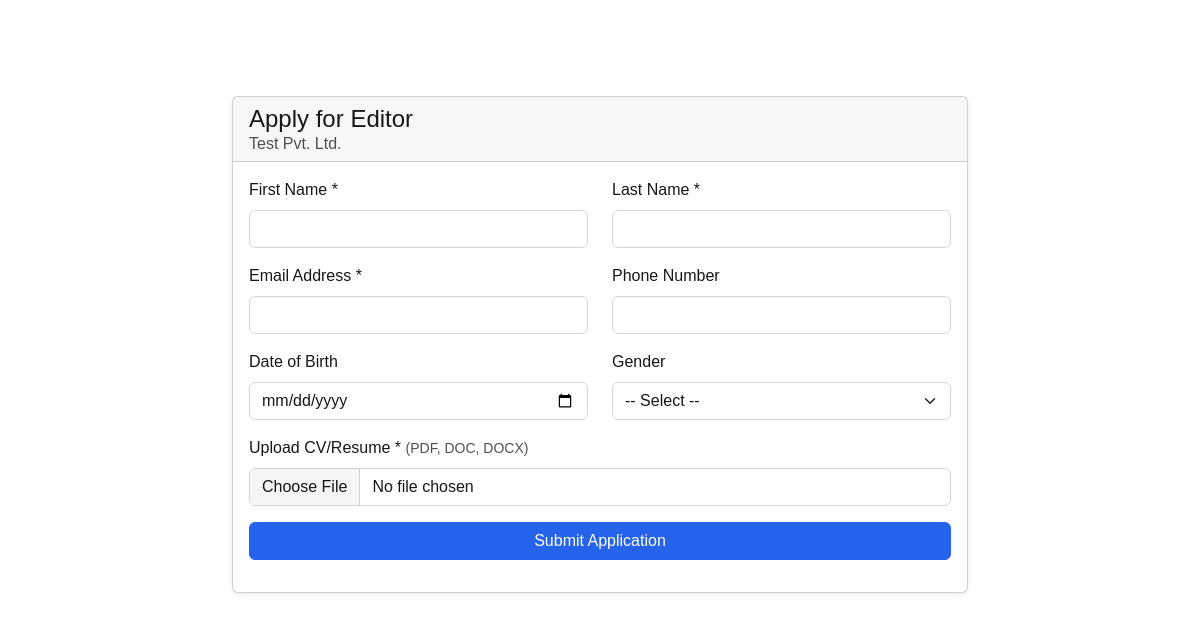
Before: /candidate/register.php?job_id=1 with the older database file.
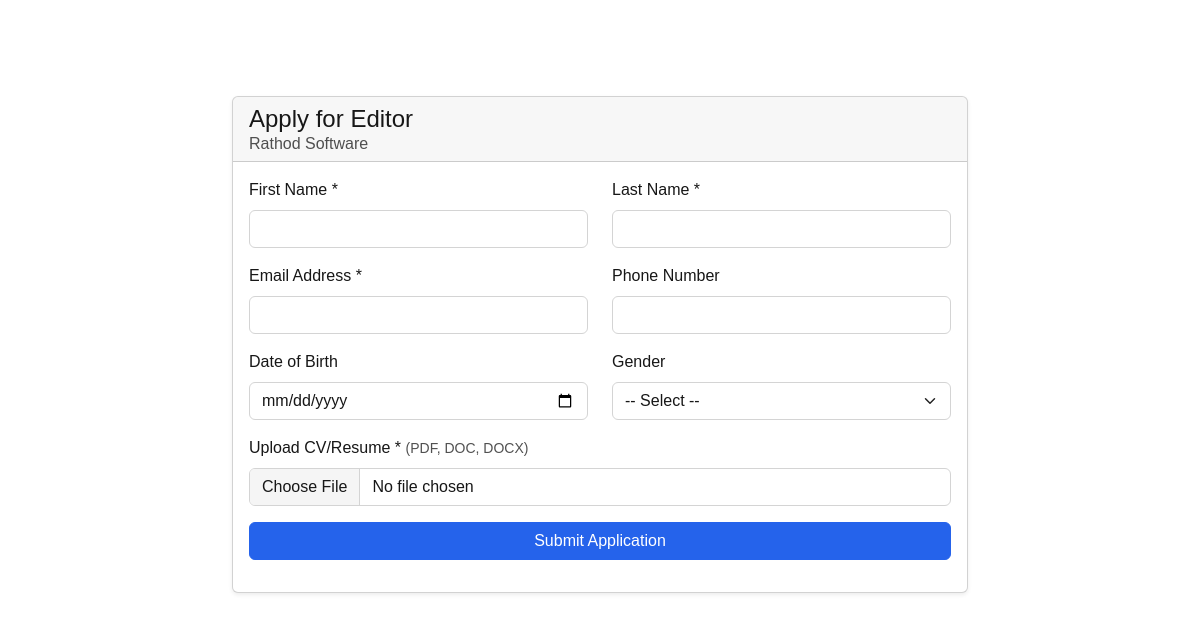
After: the same page with the newer database file.
### tables this page shows
CREATE TABLE `jobs` (
  `id` int(11) NOT NULL,
  `company_id` int(11) NOT NULL,
  `department_id` int(11) DEFAULT NULL,
  `title` varchar(150) NOT NULL,
  `description` text DEFAULT NULL,
  `employment_type` enum('full-time','part-time','internship','contract') DEFAULT 'full-time',
  `location` varchar(150) DEFAULT NULL,
  `openings` int(11) DEFAULT 1,
  `posted_at` timestamp NOT NULL DEFAULT current_timestamp(),
  `status` enum('open','closed') DEFAULT 'open'
);

CREATE TABLE `companies` (
  `id` int(11) NOT NULL,
  `name` varchar(100) NOT NULL,
  `address` varchar(255) DEFAULT NULL,
  `email` varchar(100) DEFAULT NULL,
  `phone` varchar(20) DEFAULT NULL,
  `created_at` timestamp NOT NULL DEFAULT current_timestamp()
);

### includes/functions.php (called while the page is built, shortened)
<?php
function query(mysqli $mysqli, string $sql, array $params = []): array
{
    try {
        $stmt = $mysqli->prepare($sql);
        if (!empty($params)) {
            $types = '';
            foreach ($params as $param) {
                if (is_int($param)) {
                    $types .= 'i';
                } elseif (is_double($param)) {
                    $types .= 'd';
                } elseif (is_string($param)) {
                    $types .= 's';
                } else {
                    $types .= 'b';
                }
            }
            $stmt->bind_param($types, ...$params);
        }
        $stmt->execute();
        $query_type = strtoupper(substr(trim($sql), 0, 6));
        if ($query_type === 'SELECT') {
            $result = $stmt->get_result();
            $data = $result->fetch_all(MYSQLI_ASSOC);
            return ['success' => true, 'data' => $data];
        } elseif ($query_type === 'INSERT') {
            return ['success' => true, 'insert_id' => $stmt->insert_id];
        } else {
            return ['success' => true, 'affected_rows' => $stmt->affected_rows];
        }
    } catch (Exception $e) {
        error_log('Database Error: ' . $e->getMessage());
        return ['success' => false, 'error' => 'A database error occurred. Please try again later.'];
    } finally {
        if (isset($stmt)) {
            $stmt->close();
        }
    }
}
?>

### candidate/register.php (the view, shortened to what this page needs)
<?php
require_once '../config/db.php';
require_once '../includes/functions.php';
$job_id = (int) ($_GET['job_id'] ?? 0);
$job = null;
if ($job_id > 0) {
    $job_result = query($mysqli, "SELECT j.title, c.name as company_name FROM jobs j JOIN companies c ON j.company_id = c.id WHERE j.id = ? AND j.status = 'open'", [$job_id]);
    $job = $job_result['data'][0] ?? null;
}
$title = $job ? "Apply for " . htmlspecialchars($job['title']) : "Job Application";
require_once '../components/layout/header.php';
?>
<div class="container my-5 pt-5">
    <div class="row justify-content-center">
        <div class="col-lg-8">
            <div class="card shadow-sm">
                <div class="card-header">
                    <h4 class="m-0"><?= $title ?></h4>
                    <?php if ($job): ?>
                        <h6 class="text-muted m-0"><?= htmlspecialchars($job['company_name']) ?></h6>
                    <?php endif; ?>
                </div>
                <div class="card-body">
                    <?php if (!$job): ?>
                        <div class="alert alert-danger">This job posting is either invalid or no longer open.</div>
                    <?php else: ?>
                        <form id="applicationForm" enctype="multipart/form-data">
                            <div class="row">
                                <div class="col-md-6 mb-3"><label class="form-label">First Name *</label><input type="text"
                                        class="form-control" name="first_name" required></div>
                                <div class="col-md-6 mb-3"><label class="form-label">Last Name *</label><input type="text"
                                        class="form-control" name="last_name" required></div>
                            </div>
                            <div class="row">
                                <div class="col-md-6 mb-3"><label class="form-label">Email Address *</label><input
                                        type="email" class="form-control" name="email" required></div>
                                <div class="col-md-6 mb-3"><label class="form-label">Phone Number</label><input type="tel"
                                        class="form-control" name="phone"></div>
                            </div>
                            <div class="row">
                                <div class="col-md-6 mb-3"><label class="form-label">Date of Birth</label><input type="date"
                                        class="form-control" name="dob"></div>
                                <div class="col-md-6 mb-3"><label class="form-label">Gender</label><select
                                        class="form-select" name="gender">
                                        <option value="">-- Select --</option>
                                    </select></div>
                            </div>
                            <div class="mb-3">
                                <label class="form-label">Upload CV/Resume * <small class="text-muted">(PDF, DOC,
                                        DOCX)</small></label>
                                <input type="file" class="form-control" name="resume" accept=".pdf,.doc,.docx" required>
                            </div>
                            <div class="d-grid"><button type="submit" class="btn btn-primary">Submit Application</button>
                            </div>
                        </form>
                    <?php endif; ?>
                </div>
            </div>
        </div>
    </div>
</div>
<?php require_once '../components/layout/footer.php'; ?>

### components/layout/header.php (shortened to what this page needs)
<?php
require_once '../config/db.php';
require_once '../includes/functions.php';
?>
<html lang="en" data-bs-theme="light">
    <head>
        <link rel="stylesheet" href="https://cdn.jsdelivr.net/npm/@tabler/icons-webfont@latest/tabler-icons.min.css">
        <link rel="stylesheet" href="/hrms/assets/css/bootstrap.css?v=1.0">
        <link rel="stylesheet" href="/hrms/assets/css/datatable.css?v=1.1">
        <link rel="stylesheet" href="/hrms/assets/css/datatable_bootstrap_responsive.css?v=1.1">
        <link rel="stylesheet" href="/hrms/assets/css/custom.css?v=1.0">
        <link rel="stylesheet" href="/hrms/assets/css/skeleton.css?v=2.0">
    </head>
    <body class="bg-body">

### components/layout/footer.php (shortened to what this page needs)
</body>
</html>

### assets/css/datatable.css (style rules this page uses)
:root { --dt-row-selected: 13, 110, 253; --dt-row-selected-text: 255, 255, 255; --dt-row-selected-link: 9, 10, 11; --dt-row-stripe: 0, 0, 0; --dt-row-hover: 0, 0, 0; --dt-column-ordering: 0, 0, 0; --dt-html-background: white; }

### assets/css/custom.css (style rules this page uses)
* { font-family: Verdana, Geneva, Tahoma, sans-serif; }
:root { --bs-card-cap-bg: rgba(var(--bs-body-color-rgb), 0.03); --bs-toast-bg: var(--bs-body-bg); }

### assets/css/skeleton.css (style rules this page uses)
:root { --sk-fade-duration: 200ms; }

Changed rows visible on the page:
changed through a linked row, jobs "Apply for Editor": company.name "Test Pvt. Ltd." → "Rathod Software"
